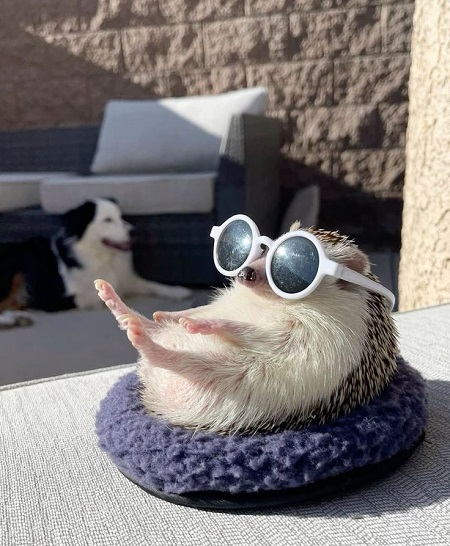
#> input picture Pictures used/3.jpg, 450 x 546 px, found by its file name
$ python blur.py
#> lines starting #> are read from the running program, lines starting #| are printed output that depends on the picture
import cv2

image = cv2.imread("3.jpg")
#> image is the input picture: shape (546, 450, 3); mean B, G, R 117.4, 118, 123.6
# image = cv2.imread("2n.jpg")

k_size = 21
# k_size = 5
image_blur = cv2.blur(image,(k_size,k_size))
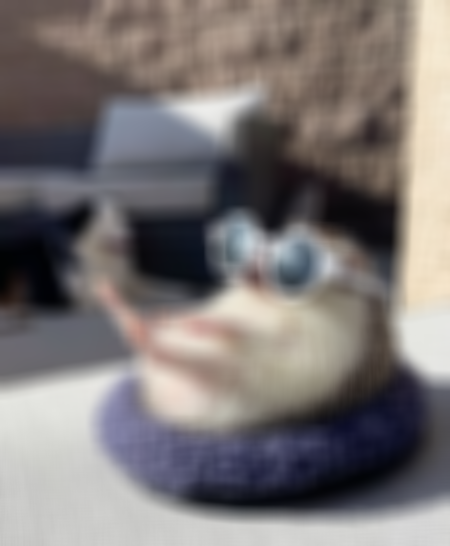
#> image_blur: shape (546, 450, 3); mean B, G, R 117.4, 118, 123.6
image_gaussian = cv2.GaussianBlur(image,(k_size,k_size),5)
median_blur = cv2.medianBlur(image,k_size)
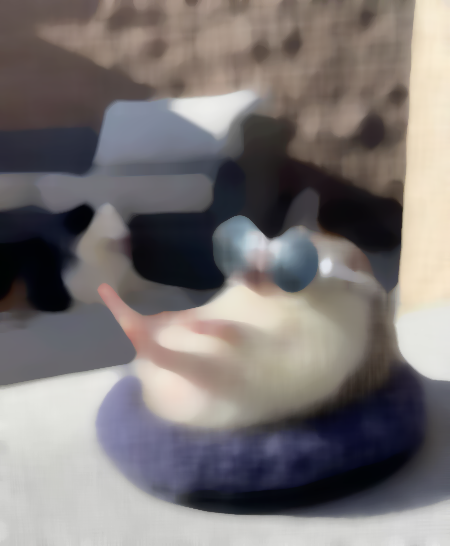
#> median_blur: shape (546, 450, 3); mean B, G, R 116.8, 117.5, 123.1

cv2.imshow('image',image)
cv2.imshow('image_blur',image_blur)
cv2.imshow('image_gaussian',image_gaussian)
cv2.imshow('median_blur',median_blur)
cv2.waitKey(0)

$ run again, with Pictures used/2n.jpg copied over Pictures used/3.jpg
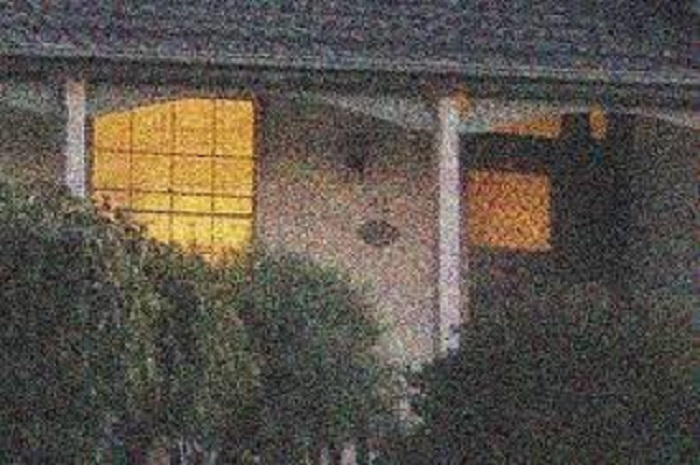
#> input picture Pictures used/2n.jpg, 700 x 465 px, found by its file name
#> image is the input picture: shape (465, 700, 3); mean B, G, R 74.1, 82.8, 89.5
#> `image_blur = cv2.blur(image,(k_size,k_size))`:
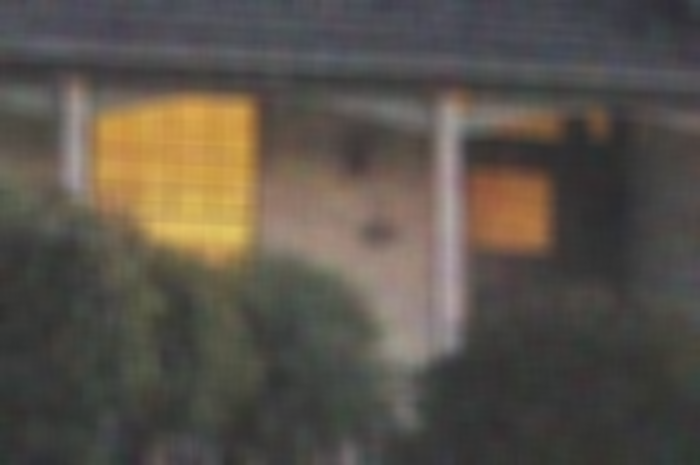
#> image_blur: shape (465, 700, 3); mean B, G, R 74.1, 82.8, 89.5

$ run again, with Pictures used/1.jpg copied over Pictures used/3.jpg
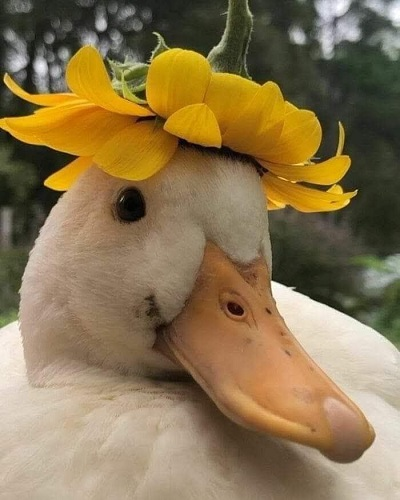
#> input picture Pictures used/1.jpg, 400 x 500 px, found by its file name
#> image is the input picture: shape (500, 400, 3); mean B, G, R 81, 117.5, 138.5
#> `image_blur = cv2.blur(image,(k_size,k_size))`:
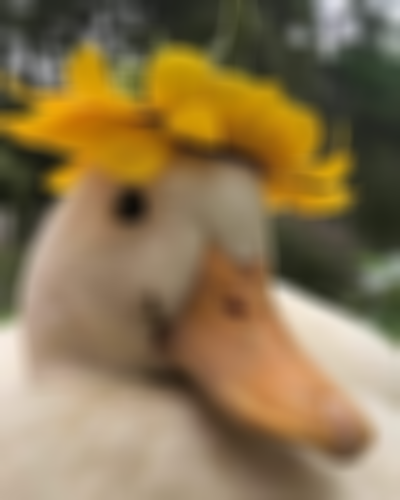
#> image_blur: shape (500, 400, 3); mean B, G, R 81, 117.5, 138.5
#> `median_blur = cv2.medianBlur(image,k_size)`:
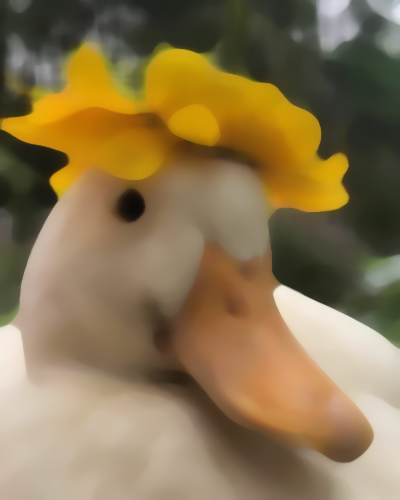
#> median_blur: shape (500, 400, 3); mean B, G, R 79.5, 117, 138.3

$ run again, with Pictures used/10.jpg copied over Pictures used/3.jpg
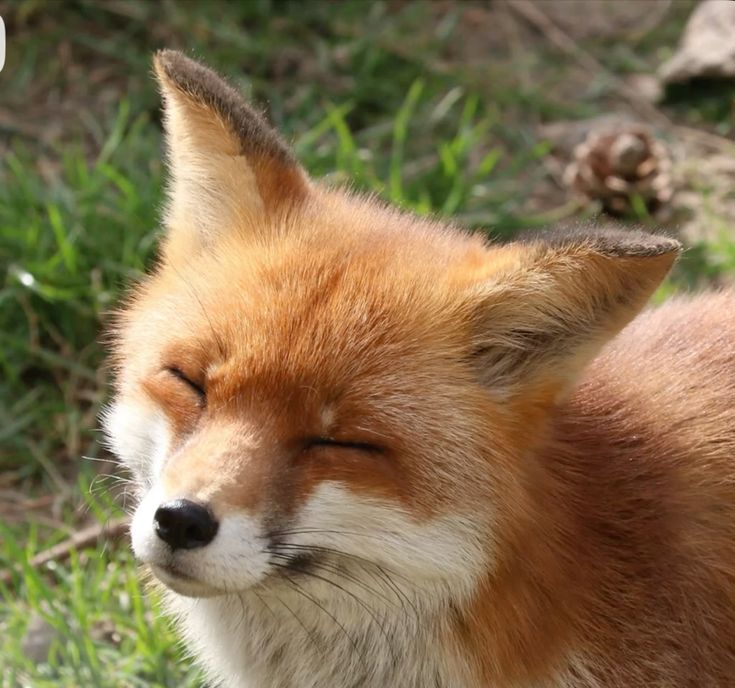
#> input picture Pictures used/10.jpg, 735 x 688 px, found by its file name
#> image is the input picture: shape (688, 735, 3); mean B, G, R 79.1, 111.7, 132.4
#> `image_blur = cv2.blur(image,(k_size,k_size))`:
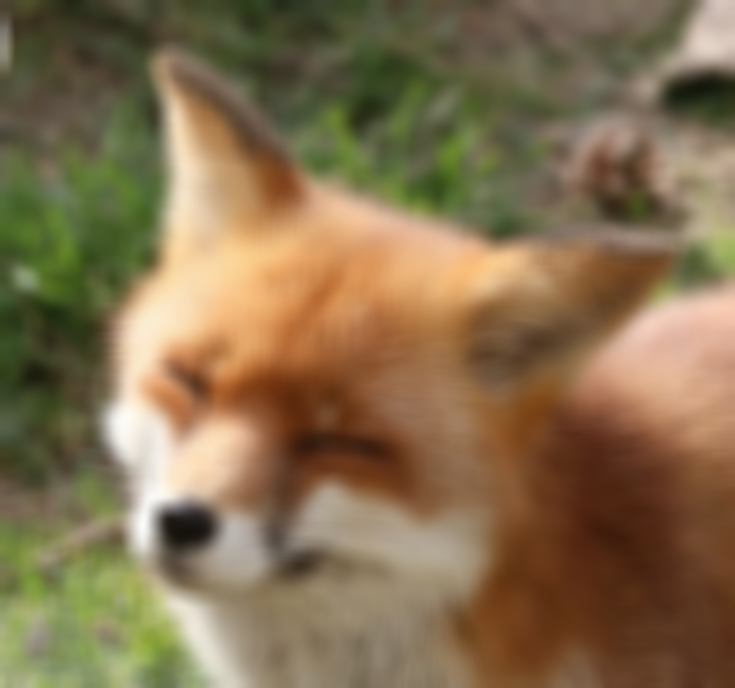
#> image_blur: shape (688, 735, 3); mean B, G, R 79.1, 111.7, 132.4
